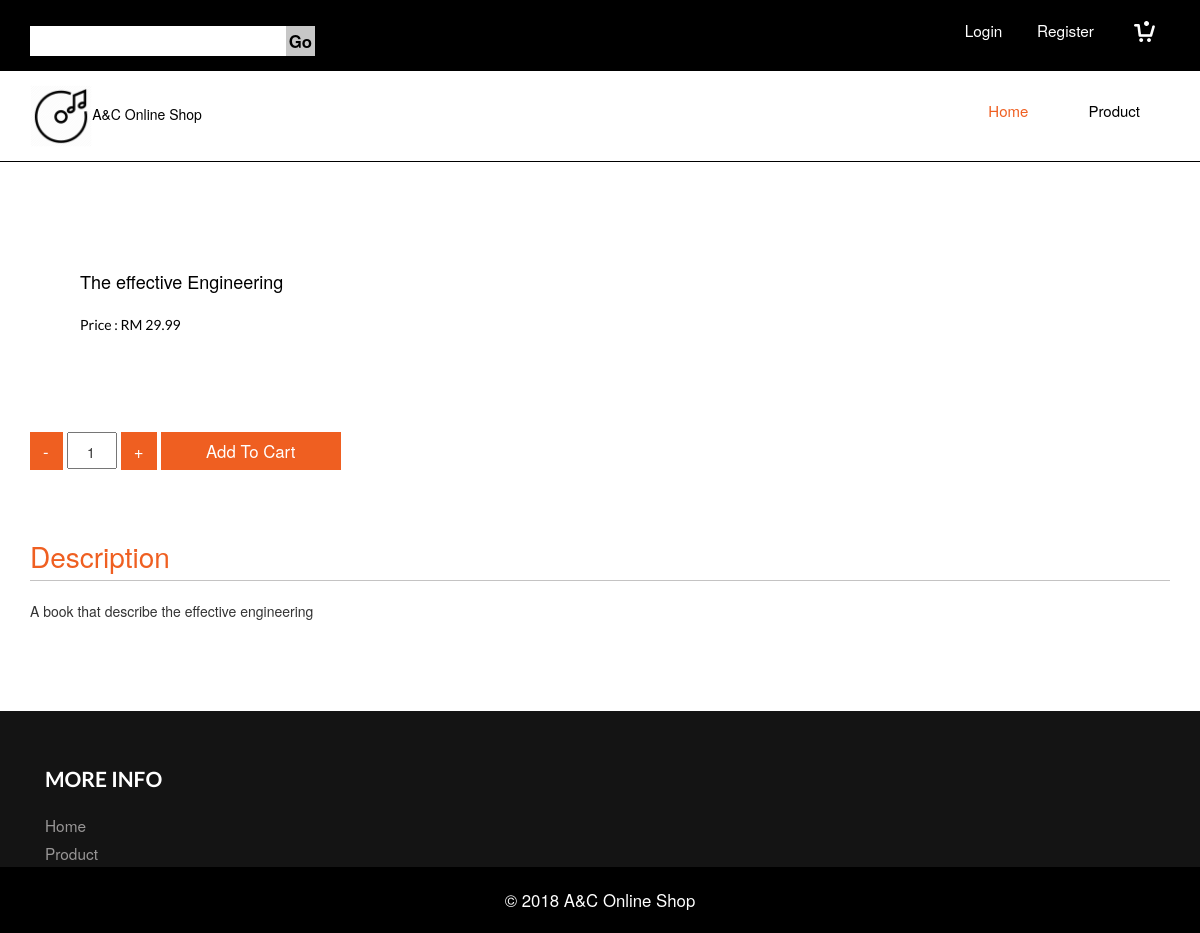
The app's page /details.php?book_id=1, older data.
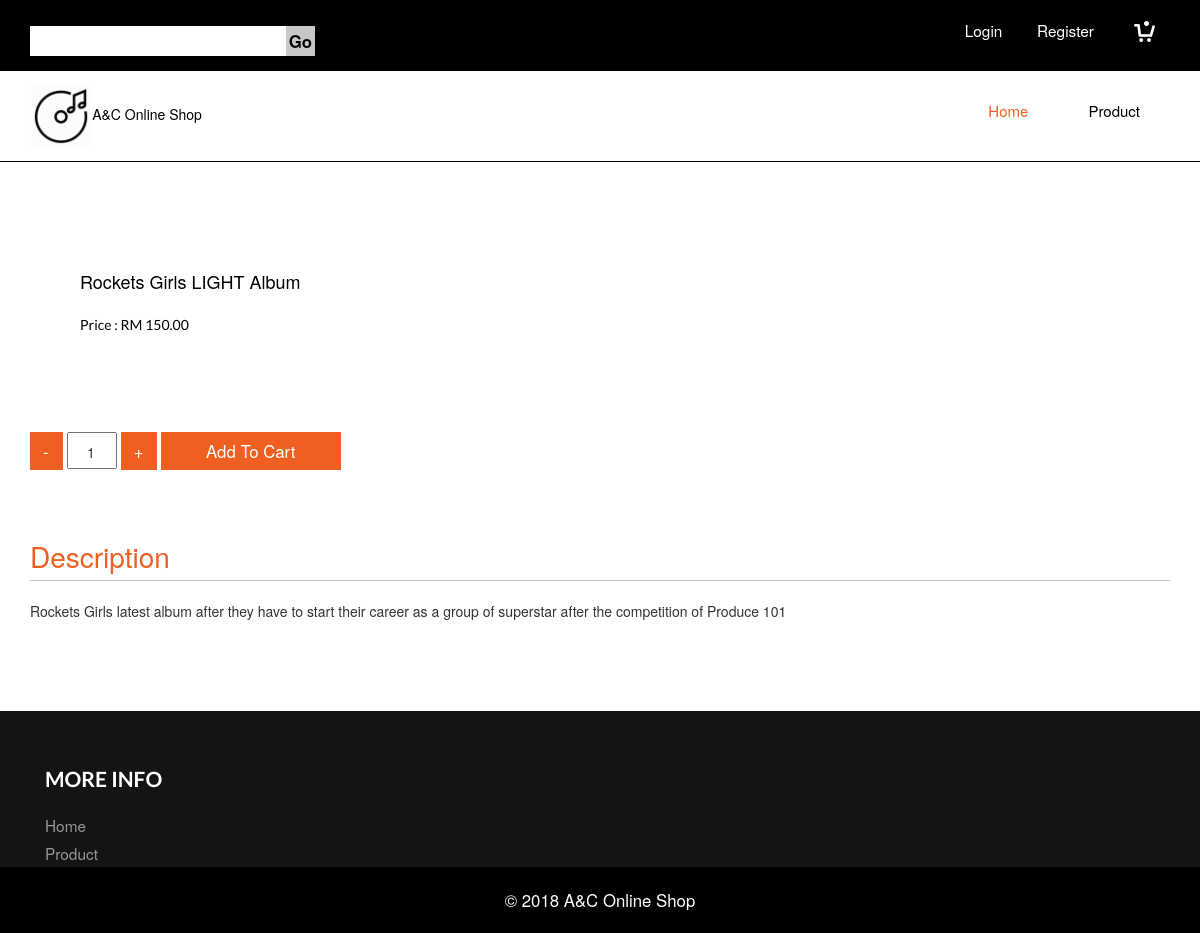
The same page, newer data.
### tables this page shows
CREATE TABLE `inventory` (
  `product_id` int(11) NOT NULL,
  `product_name` varchar(500) NOT NULL,
  `product_price` decimal(10,2) NOT NULL,
  `product_quantity` int(11) NOT NULL,
  `product_description` varchar(500) NOT NULL,
  `product_image` varchar(500) NOT NULL
);

### web/details.php (the view, shortened to what this page needs)
<?php
include "conn.php";
?>
<!DOCTYPE html>
<html>
<head>
<link href="css/bootstrap.css" rel="stylesheet" type="text/css" media="all" />
<link href="css/style.css" rel="stylesheet" type="text/css" media="all" />
<link href="css/memenu.css" rel="stylesheet" type="text/css" media="all" />
</head>
<body>
<div class="header">
	<div class="header-top">
		<div class="container">
			<div class="search">
					<form action="search.php" method="get">
						<input type="text" value="" name="search1" >
						<input type="submit" value="Go" name="go">
					</form>
			</div>
			<div class="header-left">
					<ul>
					<?php if (isset($_SESSION['login_user'])): ?>
						<li class="dropdown"><a href="#"><?php echo($_SESSION['login_user']); ?></a>
						<div class="dropdown-content">
							<a href="order.php">My Purchase</a>
							<a href="logout.php">Logout</a>
						</div>
						</li>
					<?php else: ?>
						<li ><a href="login.php"  >Login</a></li>
						<li><a  href="register.php"  >Register</a></li>
					<?php endif; ?>
					</ul>
					<div class="cart box_1">
						<a href="cart.php">
						<h3>
							<a href="cart.php" style="padding-right:15px;"><img src="images/cart.png" alt=""/></a>
							</h3>
						</a>
					</div>
					<div class="clearfix"> </div>
			</div>
				<div class="clearfix"> </div>
		</div>
		</div>
		<div class="container">
			<div class="head-top">
				<div class="logo">
			<a href="index.php" style="color:black;text-decoration:none;"><img src="images/cdlogo.png" style="width:10%;height:10%" alt="">A&C Online Shop</a>
				</div>
		  <div class=" h_menu4">
					<ul class="memenu skyblue">
					   <li class="active grid"><a class="color2" href="index.php">Home</a></li>
					   <li><a class="color4" href="products.php">Product</a></li>
				</ul>
			</div>
				<div class="clearfix"> </div>
		</div>
		</div>
	</div>
		<div class="product">
			<div class="container">
<div class="col-md-9 product-price1">
		<div class="col-md-5 single-top">
			</div>
					</div>
					<div class="descrip">
						<div class="single-para ">
<?php
$sql = "SELECT * FROM inventory WHERE product_id = '$_GET[book_id]'";
$row = mysqli_query($con, $sql);
$productshow = mysqli_fetch_array($row);
	echo'		<div class="details-item" style="width: 100%;float:left;">
					<div class="details-item-1">
					<img  src="images/'.$productshow['product_image'].'.jpg" class="img-responsive" alt="" style="float: left; width:300px;padding-right:50px;">
					<br>
						<h5 style="border:none;padding-left:50px;font-size:18px;color:black;">'.$productshow['product_name'].'</h5>
						<br>
						<h4 style="border:none;padding-left:50px;font-size:14px;">Price : RM '.$productshow['product_price'].'</h4>
						</div>
						<br>
						<br>
						<br>
						<br>
						<br>
						<div class="details-atc" style="margin-bottom:100px;">
				<form action="" method="post" style="float:left;">
					<input onclick = "atc(-1)" type = "button" value = "-" style="width:25px;padding-right:20px;padding-left:13px;">
					<input style="width:50px;padding-left:18px;padding-top:8px;padding-bottom:5px;" id = "quantity" name = "quantity" type = "text" value = "1" >
					<input onclick = "atc(1)" type = "button" value = "+" style="width:25px;padding-right:23px;padding-left:13px;">
					<input type="hidden" name="book_id" value="'.$productshow['product_id'].'">
					<input type = "submit" value = "Add To Cart" style = width:180px;>
				</form>
					</div>
					<div class="details-description">
					<p style="font-size:14px;width:100%;"><h5>Description</h5> <br>'.$productshow['product_description'].'</p>
					</div>
				<br>
			 	</div>
			 </div>';
	?>
		</div>
</div>
		</div>
<div class="footer">
	<div class="container">
		<div class="footer-top-at">
				<div class="col-md-4 amet-sed">
					<h4>MORE INFO</h4>
					<ul class="nav-bottom">
						<li><a href="index.php">Home</a></li>
						<li><a href="products.php">Product</a></li>
					</ul>
				</div>
			</div>
		</div>
	<div class="footer-class">
		<p >© 2018 A&C Online Shop</p>
	</div>
</div>
</body>
</html>

Row changes from the older to the newer data that the page shows:
changed inventory: product_name "The effective Engineering" → "Rockets Girls LIGHT Album"; product_price "29.99" → "150.00"; product_description "A book that describe the effective engineering" → "Rockets Girls latest album after they have to start their career as a group of superstar after the competition of Produce 101"
